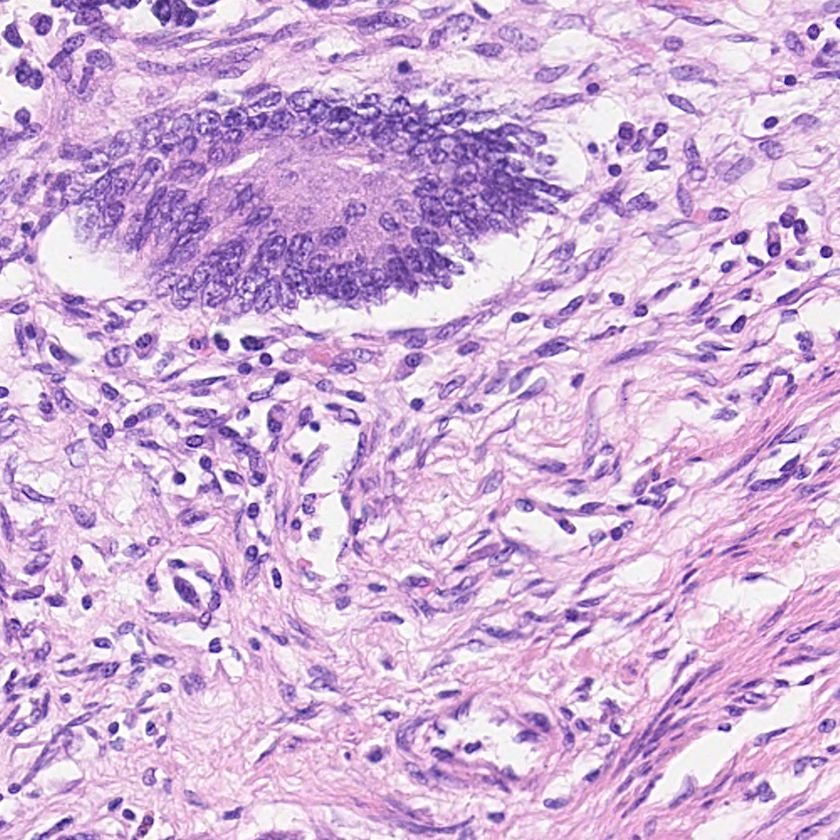
%> input picture datasets/consep_test/orig/CoNSeP/Test/Images/test_1.png, 840 x 840 px, shrunk from 1000 x 1000 before the run
$ octave --eval "result = wthresh(imread('../../datasets/consep_test/orig/CoNSeP/Test/Images/test_1.png'));"   (GNU Octave 9; MATLAB toolbox functions it lacks are replaced by stand-ins)
%> lines starting %> are read from the running program, lines starting %| are printed output that depends on the picture
### src/matlab/ind2rect.m
% [10 lines of commented-out code are left out]
function [C, by, bx, M]= ind2rect(I, ix)
    xy=size(I);
    xy=xy(1:2);

    [yy, xx]= ind2sub(xy, ix);
    by= [min(yy); max(yy)];
    bx= [min(xx); max(xx)];

    yy2=yy-min(yy)+1;
    xx2=xx-min(xx)+1;

    M=false(max(yy2), max(xx2));
    M(sub2ind(size(M), yy2, xx2))=1;
    try
        if numel(size(I)) == 2
            C=I(by(1):by(2), bx(1):bx(2));
            C(~M)=0;
        else
            C=I(by(1):by(2), bx(1):bx(2), :);
            C=imask(C, ~M);
        end
    catch
       'error'
    end
    %C(~M)=0;
end

### src/matlab/wthresh.m
function B= wthresh(I, smin)
% Adaptive watershed based thresholding
% I = input image (grayscale)
% smin = minimum object size

    if nargin < 2
        smin=5;
    end

    % Threshold globally
    B1=I>=multithresh(I);
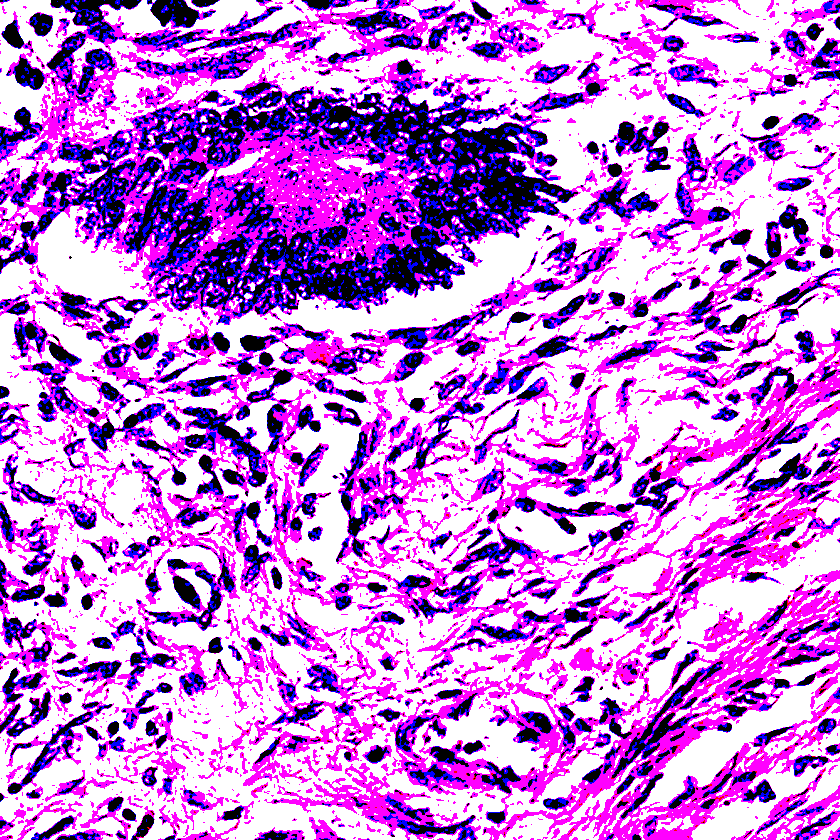
%> B1: size 840x840x3 logical; mean R, G, B 0.767, 0.496, 0.853

    % Apply watershed, to find ROI:s
    GL=watershed(~B1);
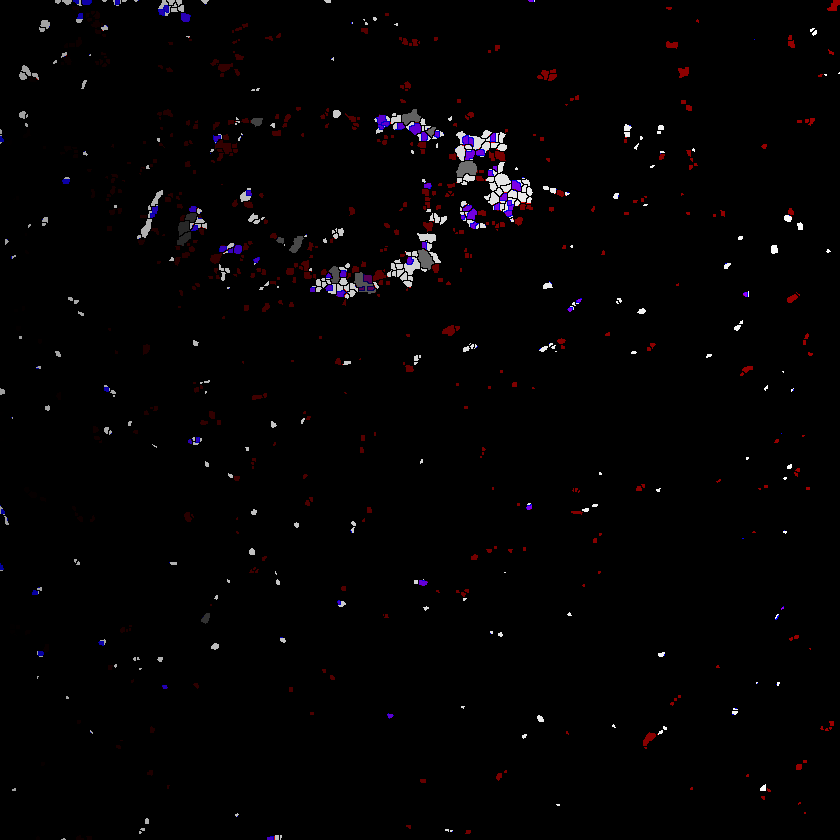
%> GL: size 840x840x3 uint16; mean R, G, B 13.9, 9.3, 12.1; drawn with min black and max white
    B=false(size(I));

    st=regionprops(GL, 'Area', 'PixelIdxList', 'BoundingBox');
%> st = 915 regions; largest, Area: 2019106, 739, 674, 619, 592

    % rebuild mask by thresholding each region
    for i= 1:numel(st)
       ix1=st(i).PixelIdxList;
       if st(i).Area > smin*0.1
           [G2b, ~, ~, M]=ind2rect(I, ix1);
           G2b=G2b>=multithresh(I(ix1));
           B(ix1)=G2b(M);
           %B(yb(1):yb(2), xb(1):xb(2))= B(yb(1):yb(2), xb(1):xb(2)) | G2b;
       end
    end
%> this loop made 1 pass
%> (xy in ind2rect, by in ind2rect, bx in ind2rect) on pass 1: ([840 840], [1; 840], [1; 2520])
end
%> (the run ends here)

$ run again, on datasets/consep_test/orig/CoNSeP/Test/Images/test_10.png
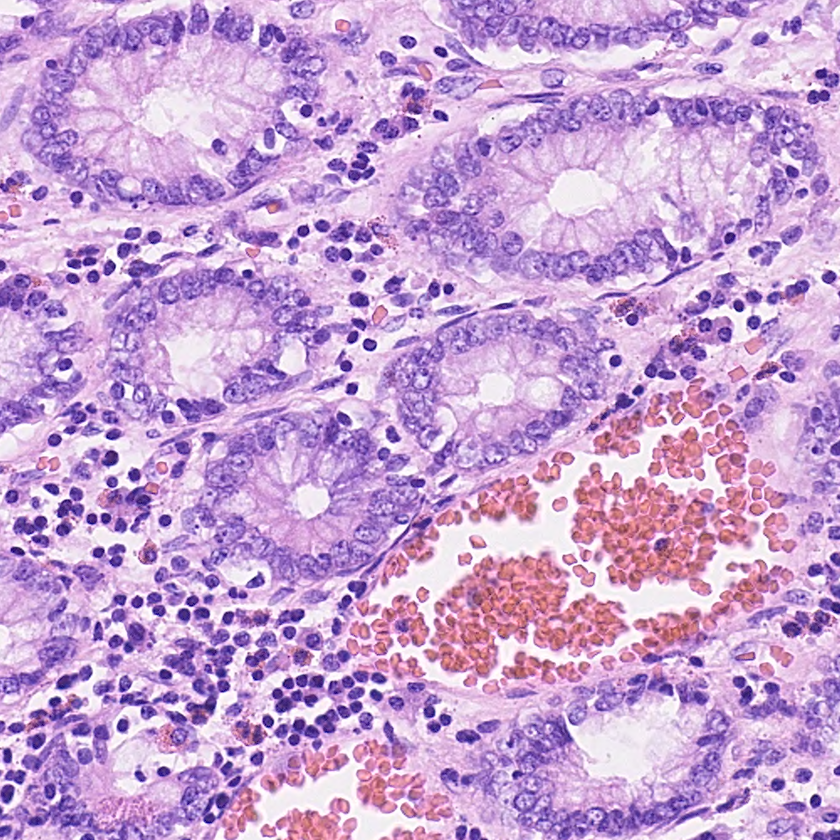
%> input picture datasets/consep_test/orig/CoNSeP/Test/Images/test_10.png, 840 x 840 px, shrunk from 1000 x 1000 before the run
%> in wthresh, `B1=I>=multithresh(I);`:
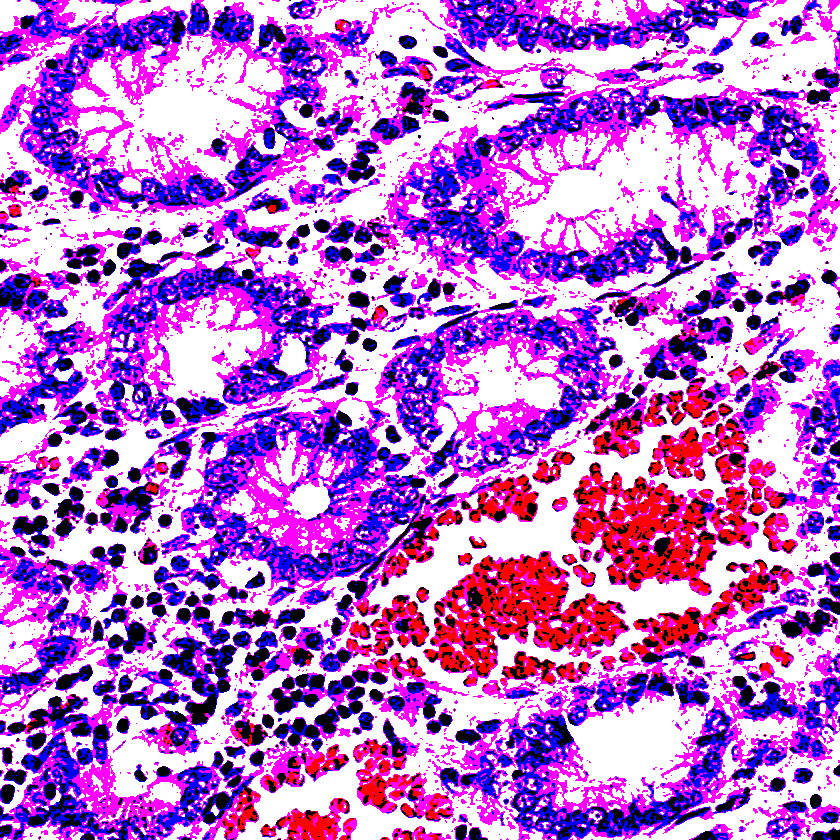
%> B1: size 840x840x3 logical; mean R, G, B 0.743, 0.444, 0.834
%> in wthresh, `GL=watershed(~B1);`:
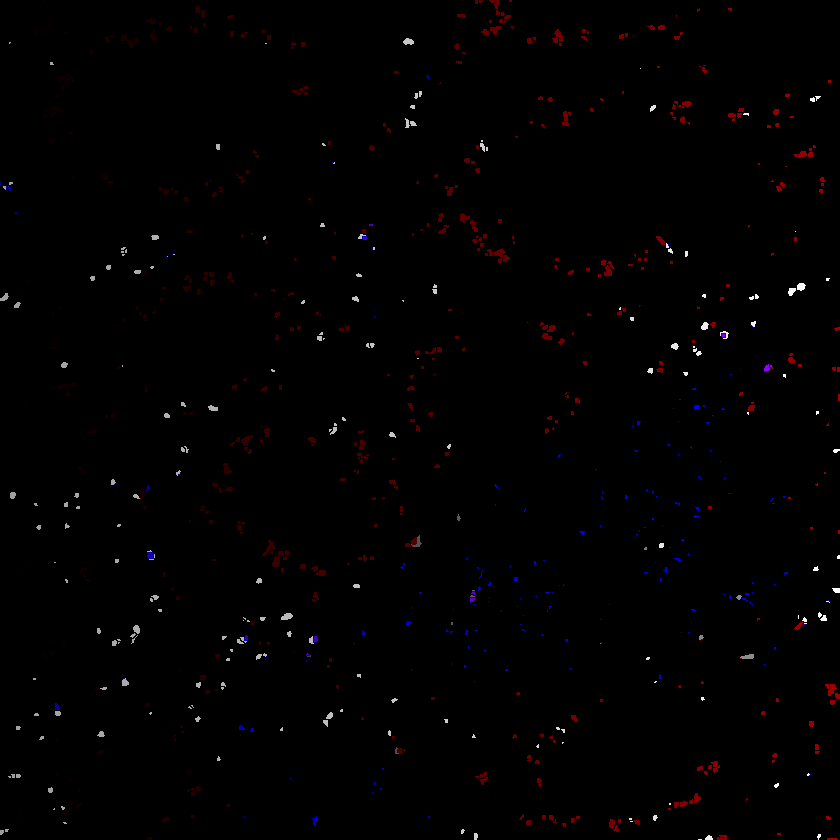
%> GL: size 840x840x3 uint16; mean R, G, B 7.6, 4.1, 5.2; drawn with min black and max white
%> st = 894 regions; largest, Area: 2049175, 184, 184, 168, 162
%> the loop in wthresh, `for i= 1:numel(st)` made 1 pass
%> (xy in ind2rect, by in ind2rect, bx in ind2rect) on pass 1: ([840 840], [1; 840], [1; 2520])

$ run again, on datasets/consep_test/orig/CoNSeP/Test/Images/test_11.png
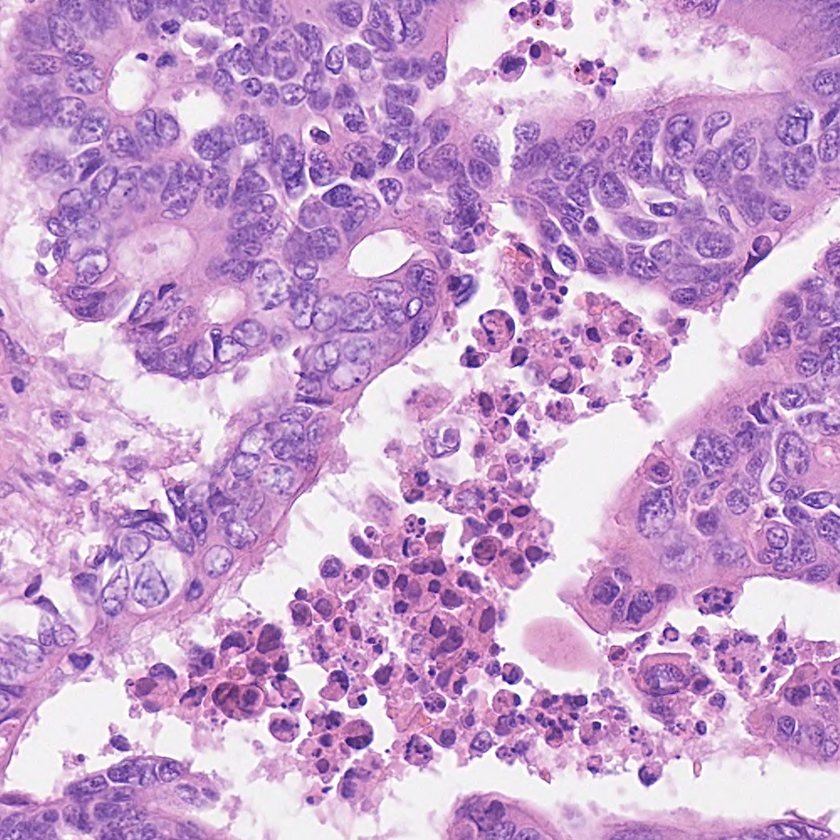
%> input picture datasets/consep_test/orig/CoNSeP/Test/Images/test_11.png, 840 x 840 px, shrunk from 1000 x 1000 before the run
%> in wthresh, `B1=I>=multithresh(I);`:
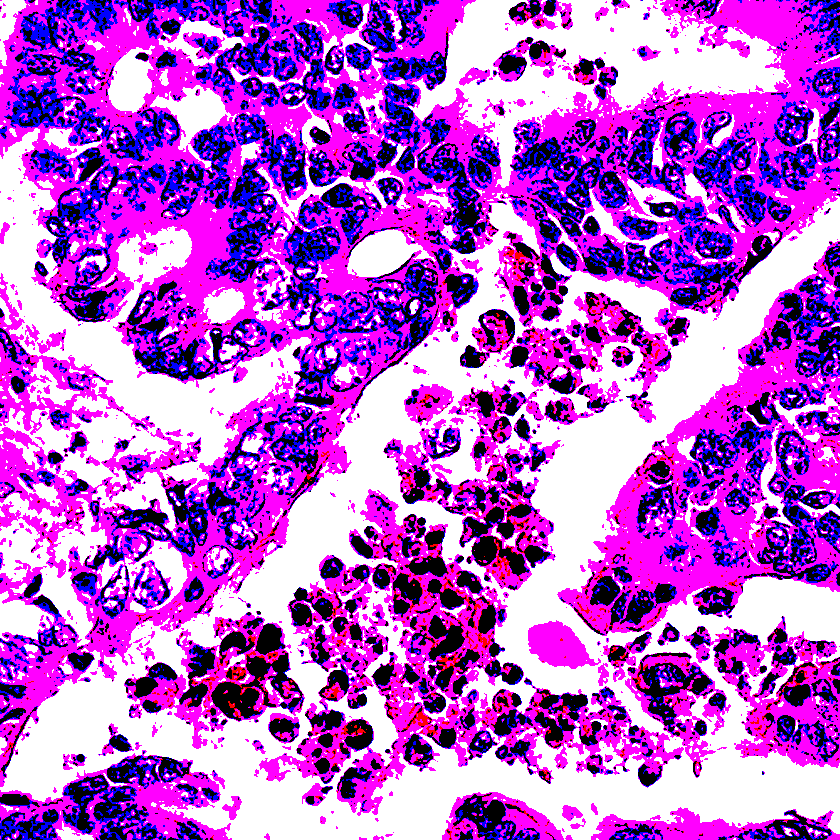
%> B1: size 840x840x3 logical; mean R, G, B 0.723, 0.364, 0.814
%> in wthresh, `GL=watershed(~B1);`:
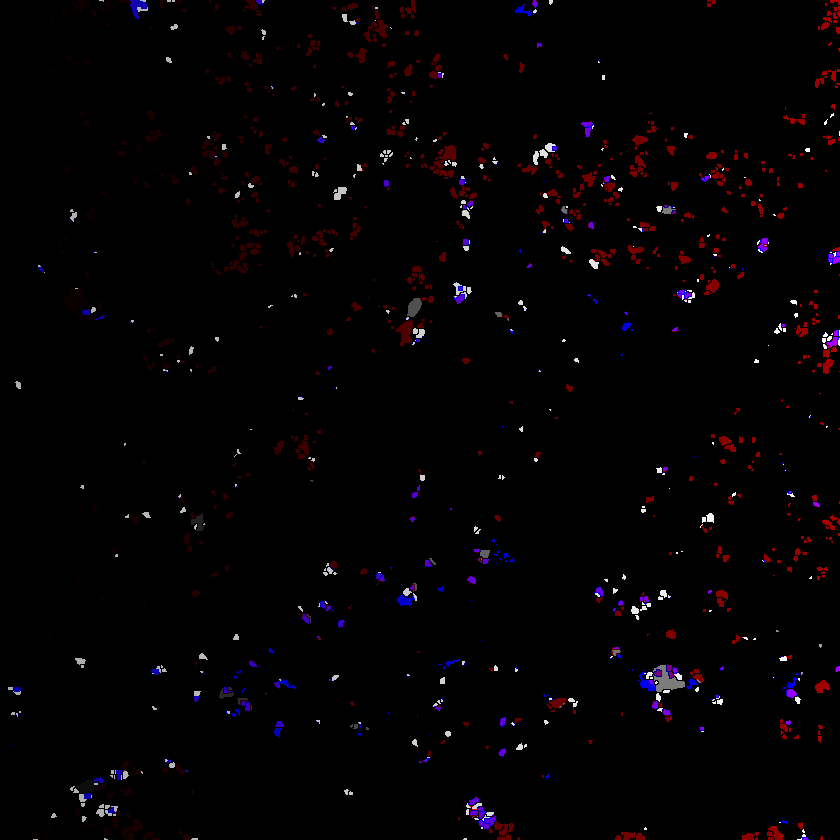
%> GL: size 840x840x3 uint16; mean R, G, B 21.8, 9, 16.1; drawn with min black and max white
%> st = 1356 regions; largest, Area: 1992383, 1318, 582, 565, 387
%> the loop in wthresh, `for i= 1:numel(st)` made 1 pass
%> (xy in ind2rect, by in ind2rect, bx in ind2rect) on pass 1: ([840 840], [1; 840], [1; 2520])

$ run again, on datasets/consep_test/orig/CoNSeP/Test/Images/test_12.png
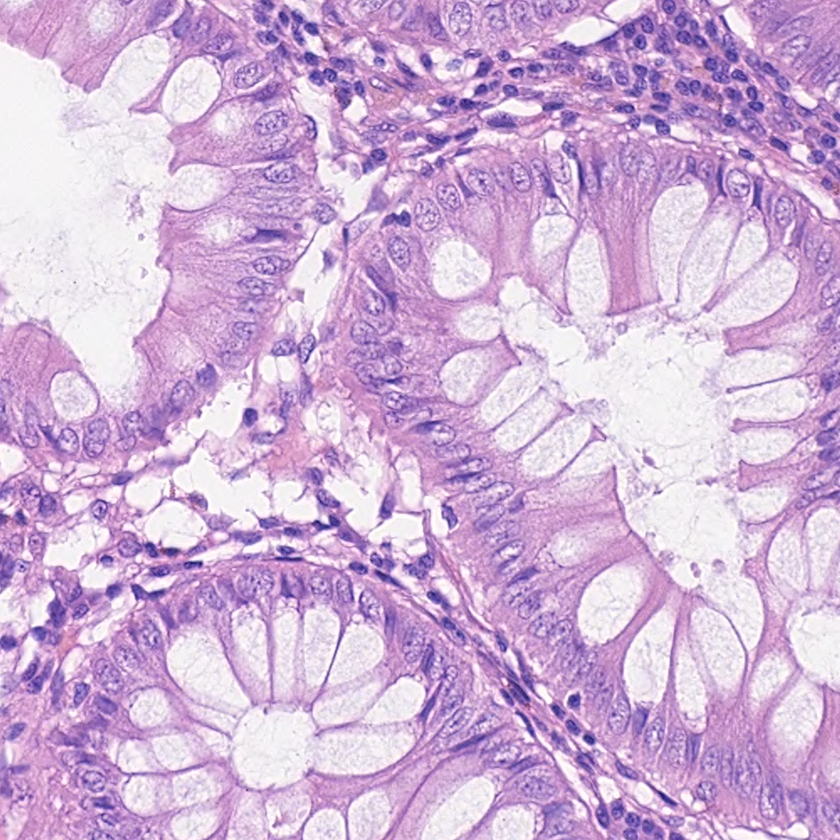
%> input picture datasets/consep_test/orig/CoNSeP/Test/Images/test_12.png, 840 x 840 px, shrunk from 1000 x 1000 before the run
%> in wthresh, `B1=I>=multithresh(I);`:
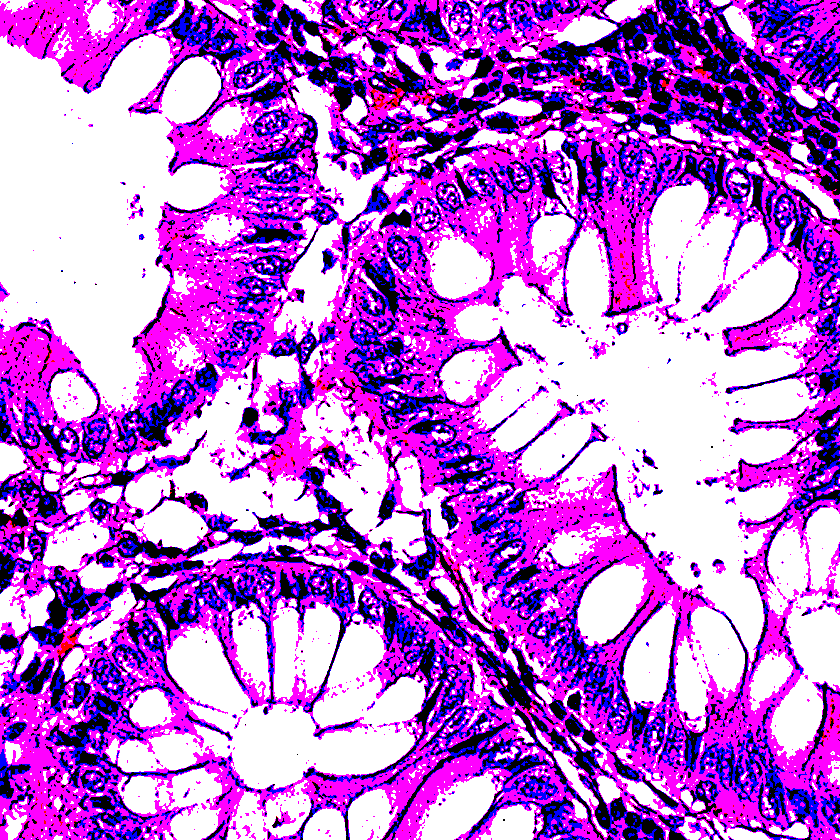
%> B1: size 840x840x3 logical; mean R, G, B 0.739, 0.426, 0.837
%> in wthresh, `GL=watershed(~B1);`:
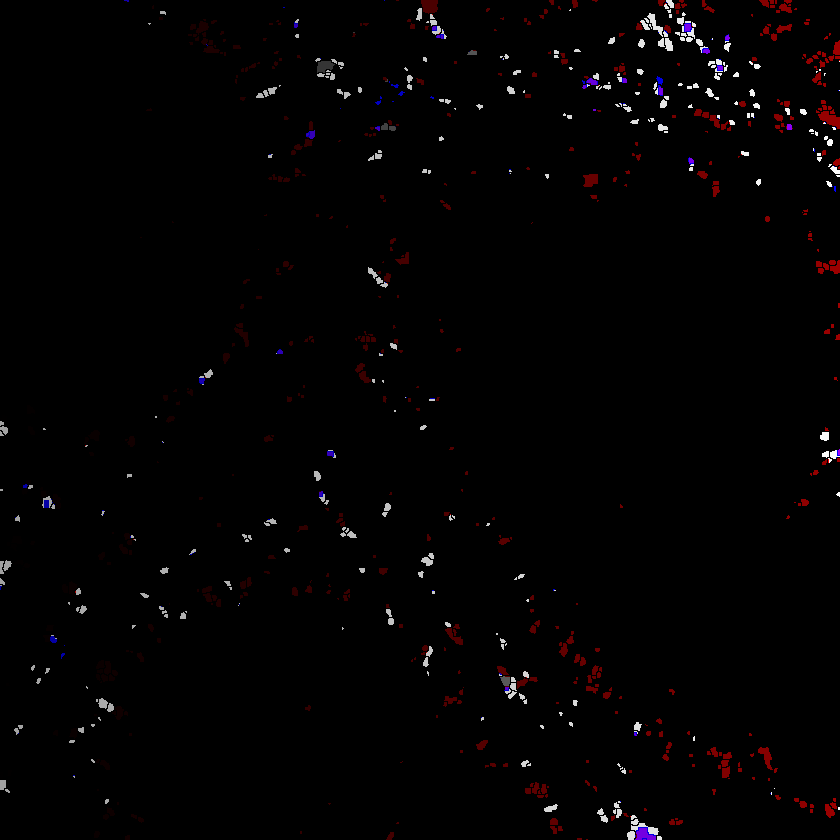
%> GL: size 840x840x3 uint16; mean R, G, B 12.2, 7.4, 8.7; drawn with min black and max white
%> st = 873 regions; largest, Area: 2028345, 582, 447, 385, 263
%> the loop in wthresh, `for i= 1:numel(st)` made 1 pass
%> (xy in ind2rect, by in ind2rect, bx in ind2rect) on pass 1: ([840 840], [1; 840], [1; 2520])
